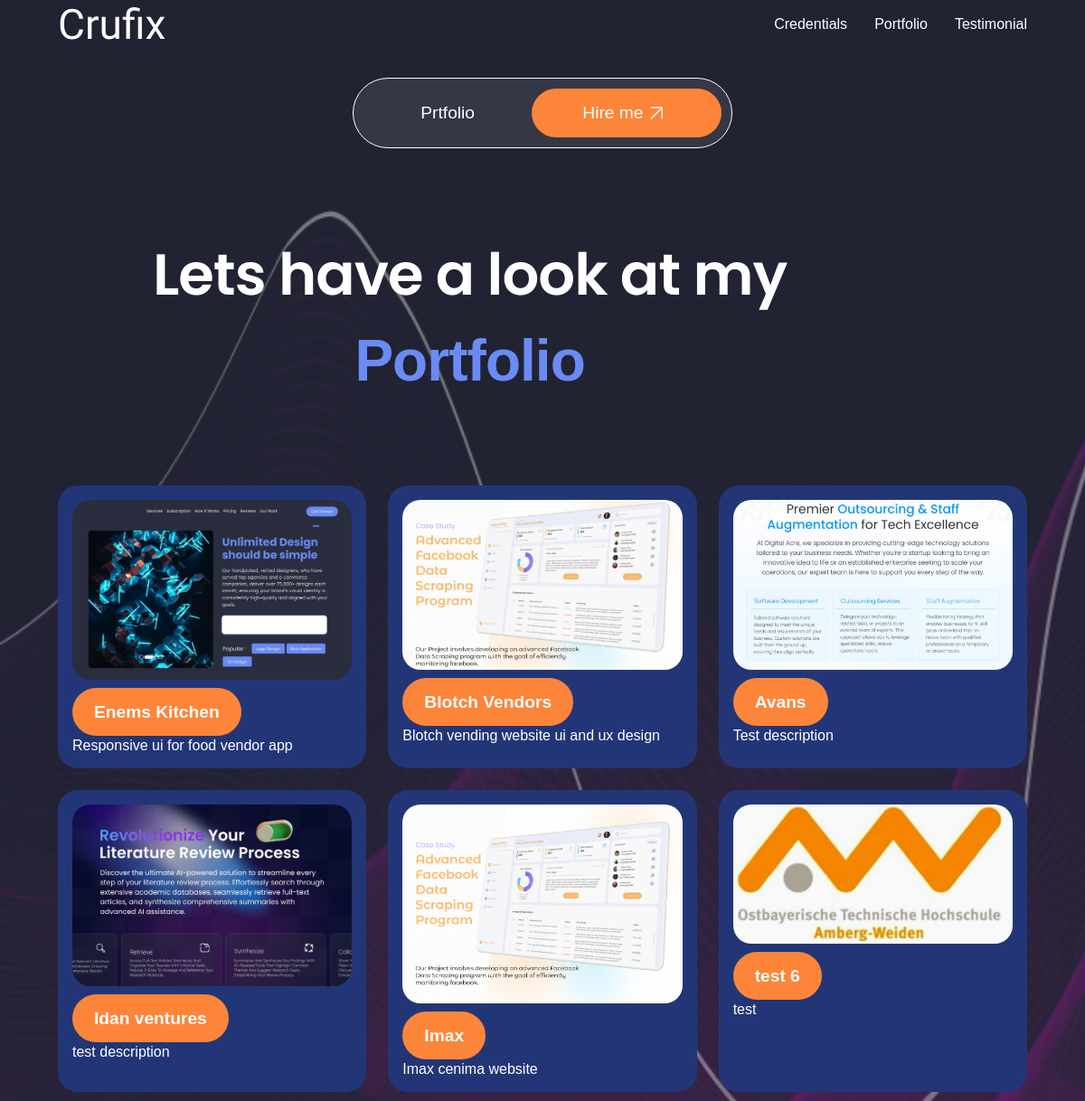
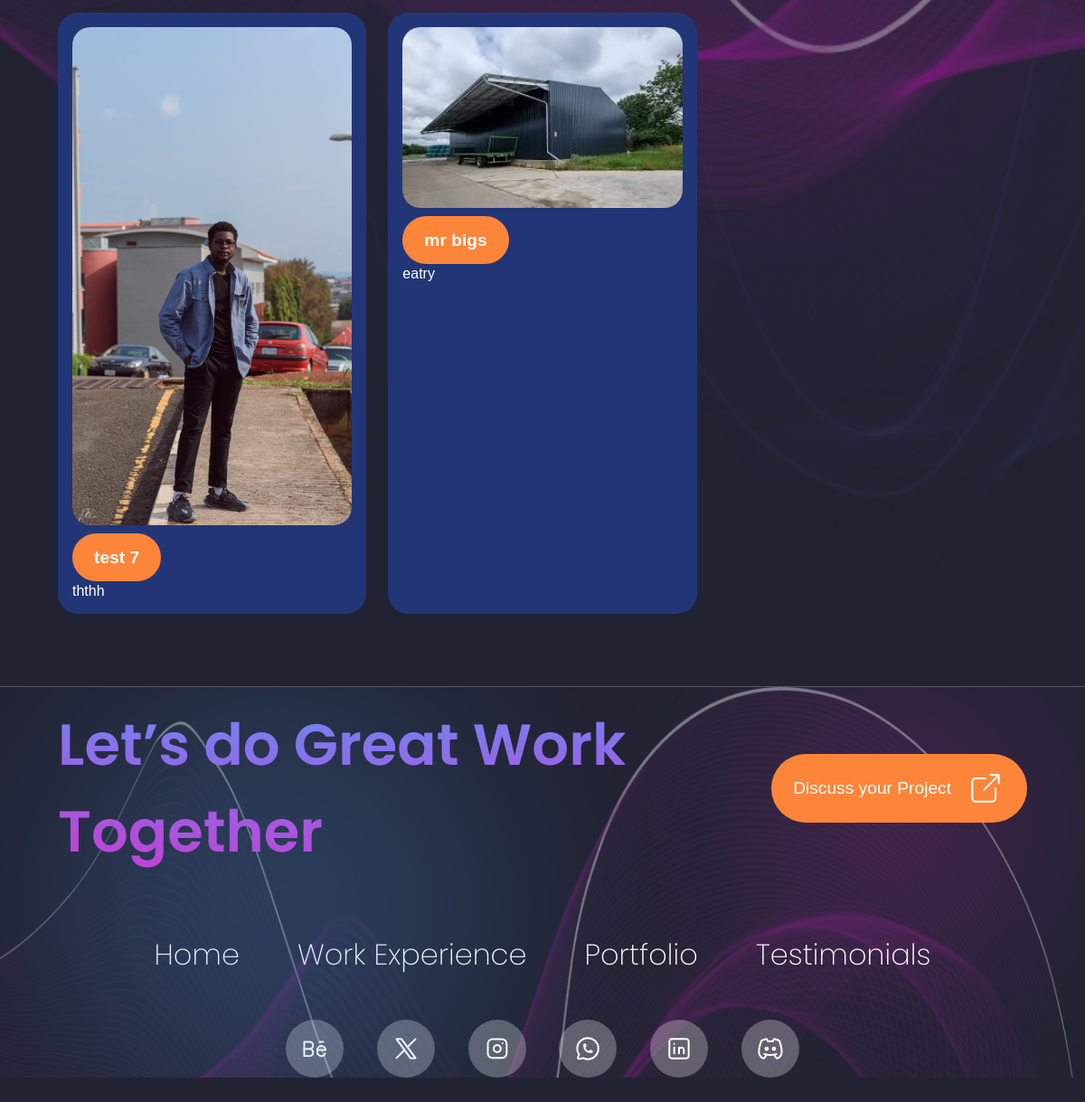
The page /portfolio/ on the database its author committed (2 pictures, top to bottom).
### website/models.py (models this page shows, shortened)
class Project(models.Model):
    DESIGN_TYPE = (
        ('Website Design','Website Design'),
        ('Mobile Design','Mobile Design'),
        ('Web App Design','Web App Design')
    )
    name = models.CharField(max_length=255)
    description = models.TextField()
    design_type = models.CharField(max_length=25, choices= DESIGN_TYPE)
    cover_image = models.ImageField(upload_to='project_covers/', blank=True, null=True)

### website/views.py (the view)
# urls.py: path('portfolio/', views.portfolio, name='portfolio'),
def portfolio(request):
    project = Project.objects.all()
    return render(request, 'portfolio.html', {'project':project})

### website/templates/portfolio.html (shortened to what this page needs)
{% extends 'base.html' %}
{% block content%}
<div class="hero-call-to-action">
    <div class="portfolio">
        <a href="">Prtfolio</a>
    </div>
    <div class="hire" style="display: flex;align-items: center;">
        <a href="" class="pointer">Hire me</a>
    </div>
</div>
<section class="my-profile portfolio_page" style="border-top: none !important;">
    <div class="profile-header">
        <h2 style="text-align: center; ">Lets have a look at my <span>Portfolio</span></h2>
    </div>
    <div class="portfolios">
        {% for project in project %}
        <div class="port1 port" style="padding: 1rem; background:#223677;color: #fff;border-radius: 1.4rem;">
            <img class="port-img" src="{{project.cover_image.url}}" alt="">
            <h1 style="margin: 1rem 0;"><a href="{% url 'project_detail' project.id %}">{{project.name}}</a></h1>
            <p>{{project.description}}</p>
        </div>
        {% endfor %}
    </div>
</section>
{% endblock%}

### website/templates/base.html (shortened to what this page needs)
{% load static %}
<!DOCTYPE html>
<html lang="en">
<head>
    <link rel="stylesheet" href="{% static 'style.css' %}">
    <link rel="stylesheet" href="https://cdnjs.cloudflare.com/ajax/libs/font-awesome/6.4.2/css/all.min.css"
 />
    <link rel="stylesheet" href="https://cdn.jsdelivr.net/npm/swiper@11/swiper-bundle.min.css">
    <link rel="stylesheet" href="{% static 'style.css' %}">
</head>
<body>
    <header>
        {% include 'nav.html' %}
    </header>
    {% block content %}
    {% endblock %}
    <footer>
        <div class=" circle-footer1">
        </div>
        <div class="circle-footer2"></div>
        <div class="title">
            <h3>
                Let’s do Great Work Together
            </h3>
            <a href="" style="display: flex;align-items: center;justify-content: center;gap: 1rem;">Discuss your Project
            </a>
        </div>
        <div class="footer-inner">
            <div class="footer-links">
                <a href="">Home</a>
                <a href="">Work Experience</a>
                <a href="">Portfolio</a>
                <a href="">Testimonials</a>
            </div>
            <div class="socials">
            </div>
        </div>
    </footer>
</body>
</html>

### website/templates/nav.html (shortened to what this page needs)
{% load static %}
<nav>
    <div class="logo"><a href="{% url 'home' %}">Crufix</a></div>
    <div class="nav-links hide-content">
        <a href="{% static '/resume.pdf' %}" download="resume.pdf">Credentials</a>
        <a href="{% url 'portfolio' %}">Portfolio</a>
        <a href="{% url 'home'%}#testimonial">Testimonial</a>
    </div>
</nav>

### static/style.css (style rules this page uses)
* { margin: 0; padding: 0; box-sizing: border-box; font-family: Verdana, Geneva, Tahoma, sans-serif; text-decoration: none; }
body { background: #212332; overflow-x: hidden !important; width: 100vw; }
nav { display: flex; justify-content: space-between; align-items: center; padding: 5rem 0; }
header { background-size: cover; }
nav a { color: white; text-decoration: none; }
nav .logo a { font-family: 'Preahvihear'; font-size: 2.88rem; }
.nav-links { display: flex; gap: 1.88rem; }
section { overflow-x: hidden; }
section , nav, footer { padding: 0 4rem !important; z-index: 10 !important; }
.hero-call-to-action { margin: 0 auto; margin-top: 2rem; border-radius: 3.44rem; width: 35%; padding: .7rem; border: 1px solid #fff; border-width:thin; background: #ffffff17; display: flex; justify-content: center; align-items: center; justify-content: space-evenly; }
.hero-call-to-action a { color: #fff; font-size: 1.2rem; }
.pointer { display: flex; align-items: center; }
.hero-call-to-action svg { width: 1.8875rem; height: 1.8875rem; flex-shrink: 0; }
.hire { display: flex; width: 53%; height: 1.7rem; padding: 1.6875rem 0; justify-content: center; align-items: center; flex-shrink: 0; border-radius: 4.125rem; background: #FD853A; transition: background 0.2s, color 0.2s; }
.portfolio { display: flex; width: 47%; height: 1.7rem; padding: 1.68rem 0; justify-content: center; align-items: center; flex-shrink: 0; border-radius: 4.125rem; transition: background 0.2s, color 0.2s; }
.my-profile { border-top: 1px solid #ffffff44; border-width: thin; }
.profile-header { display: flex; justify-content: space-between; align-items: center; padding: 5.7rem 0; }
.profile-header h2 { width: 85%; color: var(--white, #FFF); font-family: 'Poppins'; font-size: 4rem; font-style: normal; font-weight: 600; line-height: normal; letter-spacing: -0.06rem; }
.profile-header h2 span { color: #6A8BF5; }
.portfolios { display: grid; grid-template-columns: 1fr 1fr 1fr; gap: 1.5rem; }
.port-img { width: 100% ; border-radius: 1.25rem; margin: auto 0; background: var(--gradient, linear-gradient(207deg, rgba(0, 0, 0, 0.00) 47.41%, rgba(0, 0, 0, 0.36) 76.39%, rgba(0, 0, 0, 0.50) 89.23%)); }
.portfolio_page { background-image: url(resources/icons/bg_top.png) !important ; background-size: cover; }
.circle-footer1 { border-radius: 55.32813rem; opacity: 0.2; background: #52A2F7; position: absolute; filter: blur(100px); width: 40%; aspect-ratio: 1; z-index: 10; }
.circle-footer2 { border-radius: 55.32813rem; opacity: .2; background: #DE28CC; position: absolute; filter: blur(100px); width:25%; aspect-ratio: 1; z-index: -10; left: 70%; }
footer { position: relative; margin-top: 5rem; padding: 5rem 0; display: flex; flex-direction: column; justify-content: space-between; border-top: 1px solid rgba(255, 255, 255, 0.233); background-image: url(resources/icons/bg_top.png) !important ; background-size: cover; overflow-y: hidden; z-index: 10; }
footer .title { display: flex; justify-content: space-between; align-items: center; margin-bottom: 3rem; z-index: 5; }
footer .title h3 { background: linear-gradient(180deg, #6A8BF5 0%, #DE28CC 100%); background-clip: text; -webkit-background-clip: text; -webkit-text-fill-color: transparent; font-family: "poppins"; font-size: 4rem; font-style: normal; font-weight: 600; width: 60%; line-height: 6rem; padding: 1rem 0; }
footer .title a, .my-profile a { padding: 1rem 1.5rem; background: #FD853A; color: #FFF; border-radius: 4rem; font-size: 1.2rem; }
.footer-inner { display: flex; flex-direction: column; align-items: center; }
.footer-links { display: flex; color: #FFF; font-size: 2rem; font-style: normal; gap: 4rem; margin-bottom: 3rem; }
.footer-links a { display: inline-flex; font-family: 'Poppins'; color: #FFF; font-weight: 200 !important; }
.socials { display: flex; gap: 2.3rem; }
.socials svg { background: #ffffff46; padding: 1rem; border-radius: 49.9%; line-height: 1rem; height: 4rem !important ; width: 4rem; }

### rows shown on the page
Project: cover_image (picture), name "Enems Kitchen", description "Responsive ui for food vendor app"
Project: cover_image (picture), name "Blotch Vendors", description "Blotch vending website ui and ux design"
Project: cover_image (picture), name "Avans", description "Test description"
Project: cover_image (picture), name "Idan ventures", description "test description"
Project: cover_image (picture), name "Imax", description "Imax cenima website"
Project: cover_image (picture), name "test 6", description "test"
Project: cover_image (placeholder picture), name "test 7", description "ththh"
Project: cover_image (picture), name "mr bigs", description "eatry"
